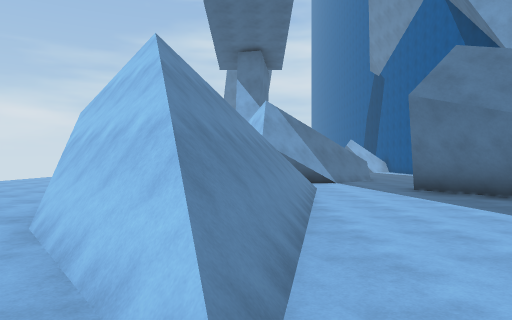
[1] (above)

24 first-person views from a walk through a scene from a Unity 3-D project. The camera is 1.5 m above the floor, looks level and sees 70° across. The floor is counted in squares, 2 m on a side. Each view is taken from the middle of a square. On the plan, view 1 faces up. The plan holds only what a view shows up to about 11 squares ahead; the rest is blank. The place goes on beyond the plan.

[2]
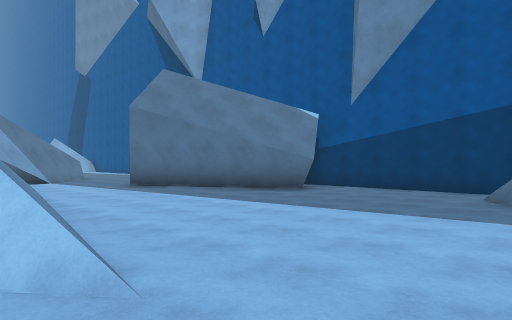

[3]
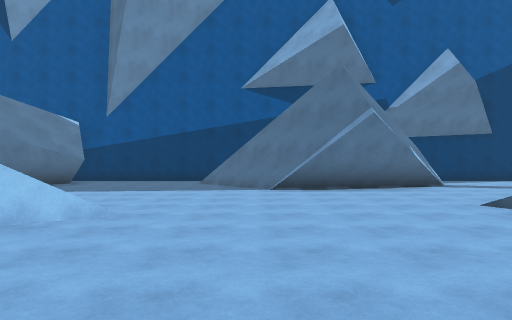

[4]
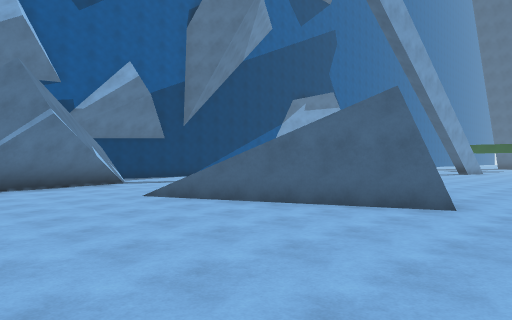

[5]
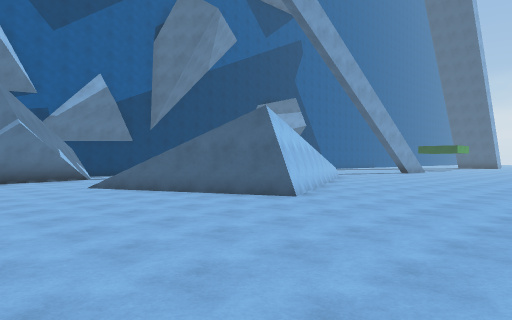

[6]
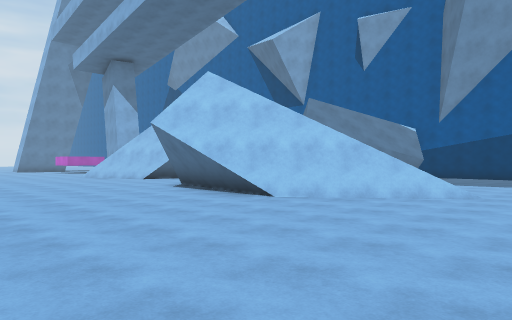

[7]
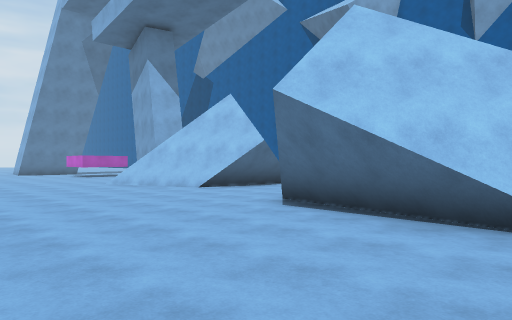

[8]
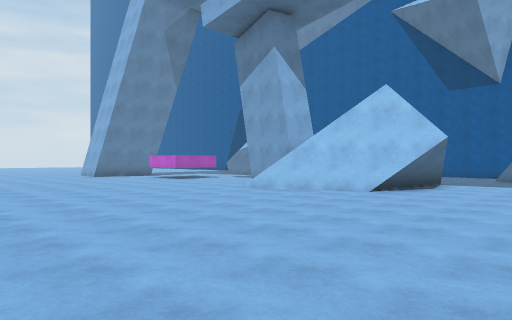

[9]
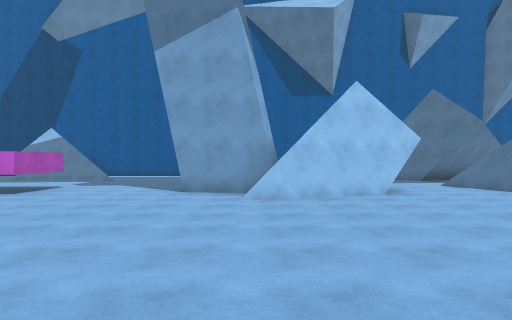

[10]
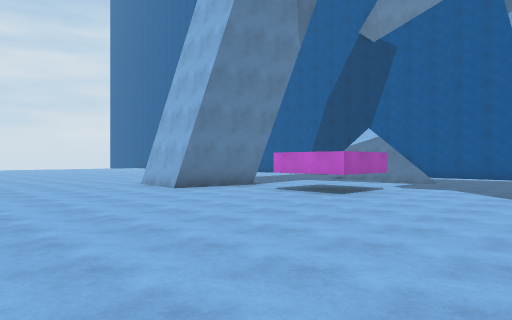

[11]
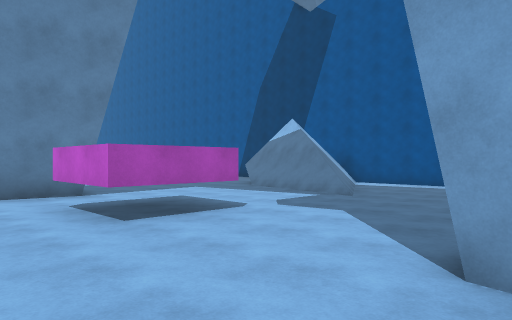

[12]
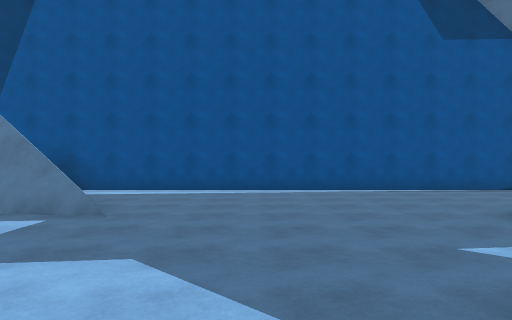

[13]
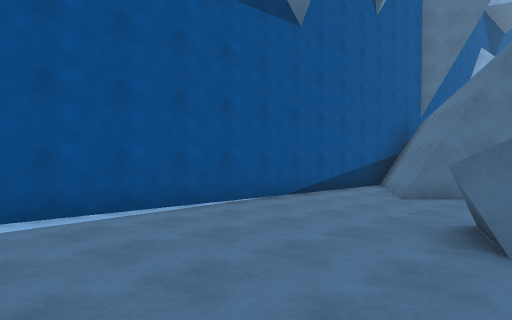

[14]
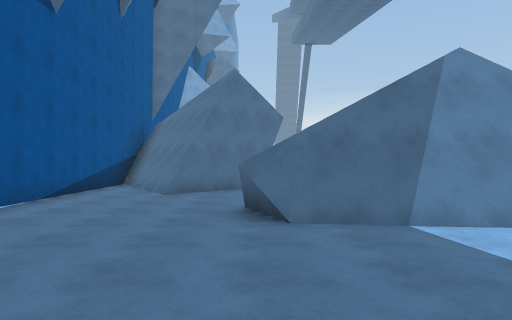

[15]
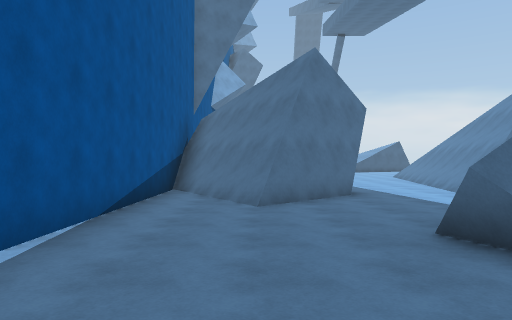

[16]
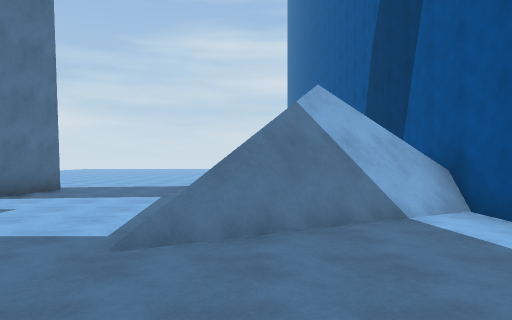

[17]
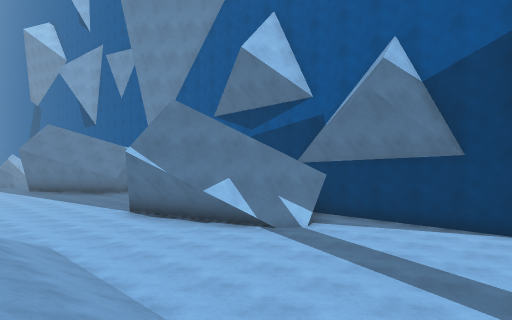

[18]
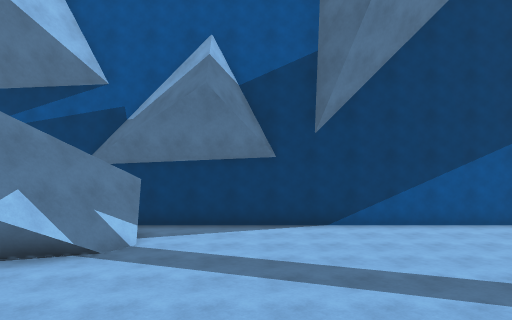

[19]
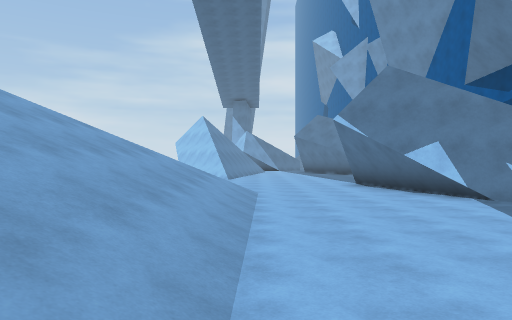

[20]
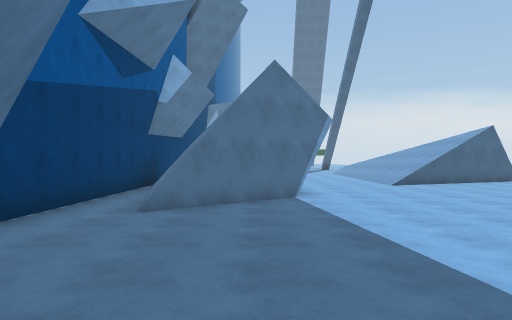

[21]
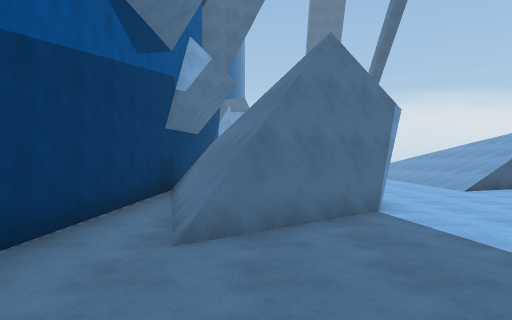

[22]
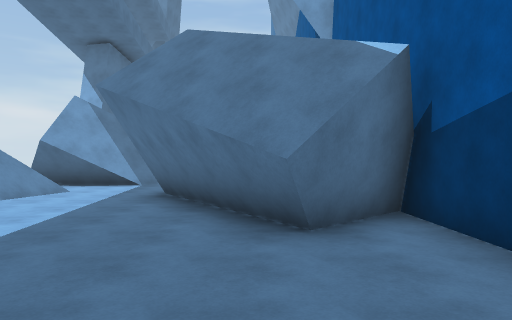

[23]
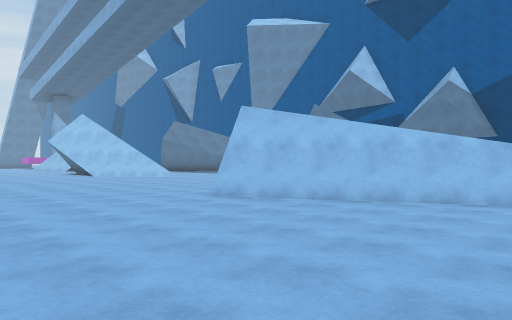

[24]
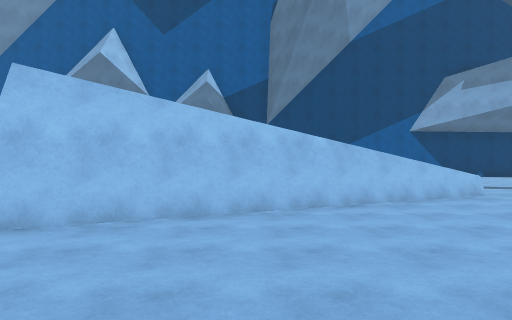

### Floor plan
Key: @ floor where view 1 was taken; # wall or solid block; . main floor; : floor 0.25 m higher than the main floor; / step, stairs or slope; = window, fence, low wall or low ledge; ^ raised ledge.
Columns run from 9 left of view 1 to 9 right of it. Each row starts with its distance up from view 1.
 25    ....###....
 24   .....###....#
 23   ............#####
 22   ......^^....###.#
 21   ......^^...##...#
 20   ...........=....#
 19  .................#
 18  .................#
 17   ................#
 16  ........#........#
 15 .......###=.......#
 14  .......######....#
 13  .......#### .....#
 12  ........###......#
 11 ...............:..#
 10 ..............##/.#
  9  ........##..####.#
  8 . .....####..####.#
  7   .....####...#####
  6   .....###=....####
  5   .....###.....##.#
  4   .....###........#
  3   ......##........#
  2  .......#=........#
  1  ........=........#
  0   .......@.....#=.#
 -1 ..............###.#
 -2  ............####.#
 -3 .............####.#
 -4 .............####.#
 -5  ........=/...#####
 -6  ......#///...###.#
 -7  ....#/////.......#
 -8  ..../=////.......#
 -9  .....#////.......#
-10 ....../////.......#
-11 .......#//........#
-12  ......///. ......#
-13 . ......= .  .....#

Positions as (right, up) in squares from view 1, and headings:
1: (0, 0), facing up
2: (-1, -1), facing up-right
3: (-5, -1), facing right
4: (-6, -1), facing down-right
5: (-9, -1), facing down-right
6: (-8, -1), facing up-right
7: (-7, 4), facing up-right
8: (-9, 8), facing up-right
9: (-9, 15), facing right
10: (-8, 16), facing up-right
11: (-3, 16), facing up-right
12: (-1, 18), facing right
13: (3, 18), facing down-right
14: (4, 19), facing down
15: (6, 17), facing down
16: (5, 17), facing up
17: (-1, -12), facing up-right
18: (-1, -9), facing right
19: (1, -13), facing up
20: (5, 6), facing down
21: (6, 4), facing down
22: (6, 1), facing up
23: (-9, -13), facing up-right
24: (-8, -10), facing right
